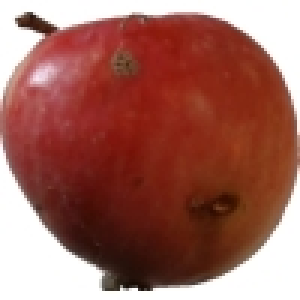
#> input picture fruits-360/Training/Apple 10/r0_293_100.jpg, 100 x 100 px, found by its file name (shown 3 times larger); its folder holds only this picture in this run
$ python preprocess.py
#> lines starting #> are read from the running program, lines starting #| are printed output that depends on the picture
import os
import cv2
import numpy as np
import pandas as pd
from skimage.feature import local_binary_pattern
import re

def extract_features(data_dir):
#> called with data_dir = 'fruits-360/Training'
    features = []
    labels = []

    # Get the total number of images for progress tracking
    total_images = sum([len(os.listdir(os.path.join(data_dir, fruit_class))) for fruit_class in os.listdir(data_dir) if os.path.isdir(os.path.join(data_dir, fruit_class))])
    processed_images = 0

    print(f"Started feature extraction from {data_dir}. Total images to process: {total_images}")

    for fruit_class in os.listdir(data_dir):
        class_path = os.path.join(data_dir, fruit_class)
        if not os.path.isdir(class_path):
            continue

        # Extract base fruit name (e.g., 'Apple' from 'Apple1', 'Apple small')
        base_class = re.sub(r'[^a-zA-Z]', '', fruit_class)  # Remove numbers and spaces
        print(f"Processing class: {base_class}")

        for img_name in os.listdir(class_path):
            img_path = os.path.join(class_path, img_name)
            img = cv2.imread(img_path)
#> img is the input picture: shape (100, 100, 3); mean B, G, R 92.4, 102.1, 158.8
            if img is None:
                print(f"Warning: Skipping {img_name} due to read error.")
                continue

            img = cv2.resize(img, (100, 100))

            # Extract color histogram
            hist = cv2.calcHist([img], [0, 1, 2], None, [8, 8, 8], [0, 256, 0, 256, 0, 256])
            hist = cv2.normalize(hist, hist).flatten()
#> hist = 512 values, max 0.712 at index 511, min 0 at index 5, mean 0.00545

            # Convert to grayscale
            gray = cv2.cvtColor(img, cv2.COLOR_BGR2GRAY)
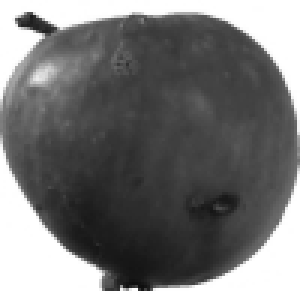
#> gray: shape (100, 100) (shown 3 times larger); min 13, max 255, mean 118

            # Extract texture from local binary pattern function
            lbp = local_binary_pattern(gray, P=24, R=3, method='uniform')
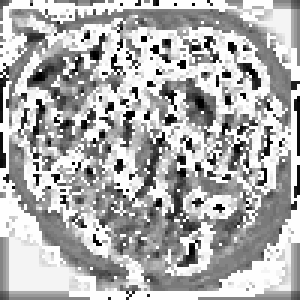
#> lbp: shape (100, 100) float64 (shown 3 times larger); min 0, max 25, mean 17.1; drawn with min black and max white
            lbp_hist, _ = np.histogram(lbp.ravel(), bins=np.arange(0, 27), range=(0, 26))
#> lbp_hist = 26 values, max 3157 at index 25, min 111 at index 2, mean 384.6
            lbp_hist = lbp_hist.astype("float") / lbp_hist.sum()
#> lbp_hist = 26 values, max 0.316 at index 25, min 0.0111 at index 2, mean 0.0385

            # Extract shape features (Hu Moments)
            moments = cv2.moments(gray)
#> moments = moments, m00 1179569, centre m10/m00, m01/m00 = (48.03, 49.48)
            hu_moments = cv2.HuMoments(moments).flatten()
#> hu_moments = [0.00192, 2.41e-09, 1.46e-11, 1.2e-11, 1.58e-22, -5.8e-16, 1.29e-23]
            hu_moments = -np.sign(hu_moments) * np.log10(np.abs(hu_moments) + 1e-10)
#> hu_moments = [2.72, 8.6, 9.94, 9.95, 10, -10, 10]

            # Combine features
            feature_vector = np.hstack([hist, lbp_hist, hu_moments])
#> feature_vector = 545 values, max 10 at index 544, min -10 at index 543, mean 0.0826

            features.append(feature_vector)
            labels.append(base_class)  # Store the base fruit name

            # Track progress
            processed_images += 1
            if processed_images % 50 == 0:  # Log progress every 50 images
                print(f"Processed {processed_images}/{total_images} images... ({(processed_images/total_images)*100:.2f}%)")
#> pass 2 of the loop in extract_features, `for fruit_class in os.listdir(data_dir):`:
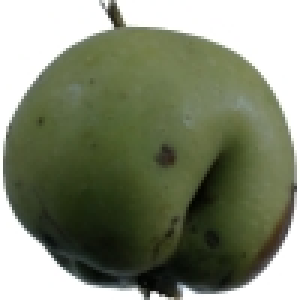
#> input picture fruits-360/Training/Apple 12/r0_28_100.jpg, 100 x 100 px, found by its file name (shown 3 times larger)
#> in extract_features, img is the input picture: shape (100, 100, 3); mean B, G, R 113.2, 134.9, 128.4
#> hist = 512 values, max 0.767 at index 511, min 0 at index 1, mean 0.00528
#> in extract_features, `gray = cv2.cvtColor(img, cv2.COLOR_BGR2GRAY)`:
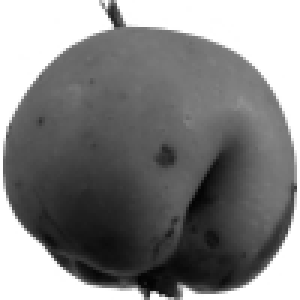
#> gray: shape (100, 100) (shown 3 times larger); min 3, max 255, mean 130.5
#> in extract_features, `lbp = local_binary_pattern(gray, P=24, R=3, method='uniform')`:
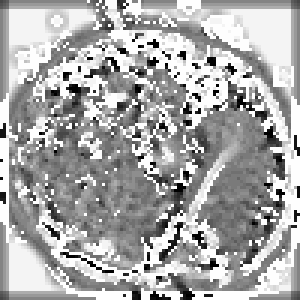
#> lbp: shape (100, 100) float64 (shown 3 times larger); min 0, max 25, mean 16.7; drawn with min black and max white
#> in extract_features, `lbp_hist, _ = np.histogram(lbp.ravel(), bins=np.arange(0, 27), range=(..`: lbp_hist = 26 values, max 2342 at index 25, min 71 at index 3, mean 384.6
#> in extract_features, `lbp_hist = lbp_hist.astype("float") / lbp_hist.sum()`: lbp_hist = 26 values, max 0.234 at index 25, min 0.0071 at index 3, mean 0.0385
#> moments = moments, m00 1304875, centre m10/m00, m01/m00 = (49.73, 41.99)
#> in extract_features, `hu_moments = cv2.HuMoments(moments).flatten()`: hu_moments = [0.0016, 5.3e-09, 1.63e-11, 1.39e-10, 5.63e-21, -2.41e-15, 3.46e-21]
#> in extract_features, `hu_moments = -np.sign(hu_moments) * np.log10(np.abs(hu_moments) + 1e-10)`: hu_moments = [2.8, 8.27, 9.93, 9.62, 10, -10, 10]
#> feature_vector = 545 values, max 10 at index 544, min -10 at index 543, mean 0.0813

    # Save to CSV
    df = pd.DataFrame(features)
#> df = table of 2 rows and 545 columns
    df['label'] = labels
    df.to_csv("train_features.csv", index=False)
    print("Feature extraction complete. Saved to features.csv")

# Run training feature extraction
extract_features("fruits-360/Training")
